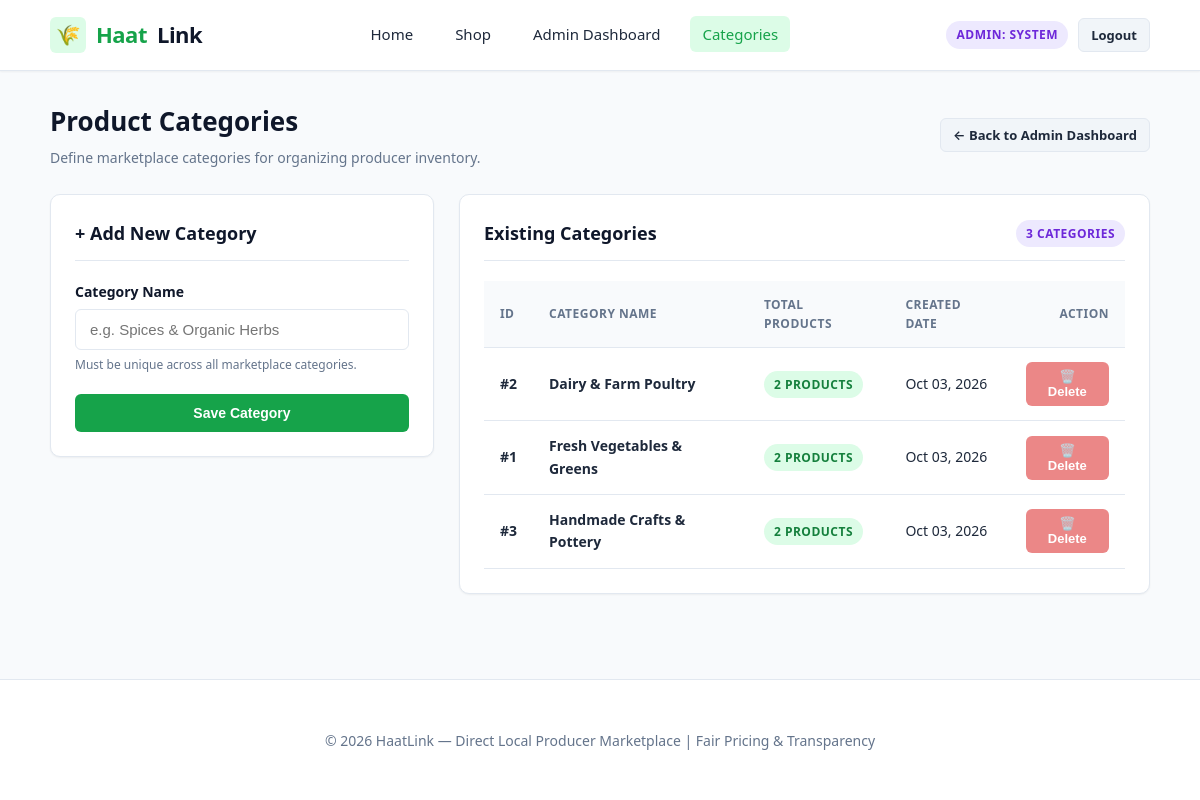
Page /add_category.php (signed in) on the committed database.
### tables this page shows
CREATE TABLE `categories` (
    `id` INT AUTO_INCREMENT PRIMARY KEY,
    `name` VARCHAR(100) NOT NULL UNIQUE,
    `created_at` TIMESTAMP DEFAULT CURRENT_TIMESTAMP
);

### add_category.php (the view, shortened to what this page needs)
<?php
require_once __DIR__ . '/db_connect.php';
try {
    $categories = $pdo->query("
        SELECT c.id, c.name, c.created_at, COUNT(p.id) AS total_products
        FROM categories c
        LEFT JOIN products p ON c.id = p.category_id
        GROUP BY c.id, c.name, c.created_at
        ORDER BY c.name ASC
    ")->fetchAll();
} catch (PDOException $e) {
    die("Database error: " . htmlspecialchars($e->getMessage()));
}
require_once __DIR__ . '/includes/header.php';
?>
<div class="page-header">
    <div>
        <h1 class="page-title">Product Categories</h1>
        <p class="page-subtitle">Define marketplace categories for organizing producer inventory.</p>
    </div>
    <a href="admin_dashboard.php" class="btn btn-secondary btn-sm">&larr; Back to Admin Dashboard</a>
</div>
<div style="display: grid; grid-template-columns: 1fr 1.8fr; gap: 25px; align-items: start;">
    <div class="card">
        <div class="card-header">
            <h2 class="card-title">+ Add New Category</h2>
        </div>
        <form action="add_category.php" method="POST">
            <div class="form-group">
                <label for="category_name" class="form-label">Category Name</label>
                <input type="text" id="category_name" name="category_name" class="form-control"
                       placeholder="e.g. Spices &amp; Organic Herbs" required autofocus>
                <div class="form-help">Must be unique across all marketplace categories.</div>
            </div>
            <button type="submit" class="btn btn-primary" style="width: 100%;">
                Save Category
            </button>
        </form>
    </div>
    <div class="card">
        <div class="card-header">
            <h2 class="card-title">Existing Categories</h2>
            <span class="badge badge-role"><?php echo count($categories); ?> Categories</span>
        </div>
        <?php if (empty($categories)): ?>
            <p style="color: var(--text-muted); font-size: 14px;">No categories created yet.</p>
        <?php else: ?>
            <div class="table-responsive">
                <table class="table">
                    <thead>
                        <tr>
                            <th>ID</th>
                            <th>Category Name</th>
                            <th>Total Products</th>
                            <th>Created Date</th>
                            <th class="text-right">Action</th>
                        </tr>
                    </thead>
                    <tbody>
                        <?php foreach ($categories as $cat): ?>
                            <tr>
                                <td><strong>#<?php echo htmlspecialchars($cat['id']); ?></strong></td>
                                <td><strong><?php echo htmlspecialchars($cat['name']); ?></strong></td>
                                <td>
                                    <span class="badge <?php echo ($cat['total_products'] > 0) ? 'badge-verified' : 'badge-role'; ?>">
                                        <?php echo (int)$cat['total_products']; ?> products
                                    </span>
                                </td>
                                <td><?php echo date('M d, Y', strtotime($cat['created_at'])); ?></td>
                                <td class="text-right">
                                    <?php if ($cat['total_products'] > 0): ?>
                                        <button type="button" class="btn btn-danger btn-sm"
                                                onclick="alert('Cannot delete category with existing products.');"
                                                style="opacity: 0.55; cursor: not-allowed;"
                                                title="Cannot delete category with existing products.">
                                            🗑️ Delete
                                        </button>
                                    <?php endif; ?>
                                </td>
                            </tr>
                        <?php endforeach; ?>
                    </tbody>
                </table>
            </div>
        <?php endif; ?>
    </div>
</div>
<?php require_once __DIR__ . '/includes/footer.php'; ?>

### style.css (style rules this page uses)
:root { --primary-color: #16a34a; --primary-hover: #15803d; --primary-light: #dcfce7; --secondary-color: #0f172a; --text-main: #1e293b; --text-muted: #64748b; --bg-page: #f8fafc; --bg-card: #ffffff; --border-color: #e2e8f0; --status-success: #16a34a; --status-success-bg: #dcfce7; --status-warning: #d97706; --status-warning-bg: #fef3c7; --status-danger: #dc2626; --status-danger-bg: #fee2e2; --status-info: #2563eb; --status-info-bg: #dbeafe; --radius-sm: 6px; --radius-md: 10px; --radius-lg: 16px; --shadow-sm: 0 1px 2px rgba(0, 0, 0, 0.05); --shadow-md: 0 4px 6px -1px rgba(0, 0, 0, 0.08), 0 2px 4px -2px rgba(0, 0, 0, 0.05); --shadow-lg: 0 10px 15px -3px rgba(0, 0, 0, 0.08), 0 4px 6px -4px rgba(0, 0, 0, 0.04); }
* { box-sizing: border-box; margin: 0; padding: 0; }
body { font-family: 'Segoe UI', -apple-system, BlinkMacSystemFont, Roboto, Helvetica, Arial, sans-serif; background-color: var(--bg-page); color: var(--text-main); line-height: 1.6; display: flex; flex-direction: column; min-height: 100vh; }
.btn { display: inline-flex; align-items: center; justify-content: center; gap: 8px; font-weight: 600; font-size: 14px; padding: 10px 18px; border-radius: var(--radius-sm); text-decoration: none; border: 1px solid transparent; cursor: pointer; transition: all 0.2s ease; }
.btn-primary { background-color: var(--primary-color); color: #ffffff; }
.btn-secondary { background-color: #f1f5f9; color: var(--text-main); border-color: var(--border-color); }
.btn-danger { background-color: var(--status-danger); color: #ffffff; }
.btn-sm { padding: 6px 12px; font-size: 13px; }
.badge { display: inline-block; padding: 4px 10px; font-size: 12px; font-weight: 600; border-radius: 9999px; text-transform: uppercase; letter-spacing: 0.5px; }
.badge-verified, .badge-active, .badge-delivered { background-color: var(--status-success-bg); color: #15803d; }
.badge-role { background-color: #ede9fe; color: #6d28d9; }
.card { background: var(--bg-card); border: 1px solid var(--border-color); border-radius: var(--radius-md); box-shadow: var(--shadow-sm); padding: 24px; margin-bottom: 25px; }
.card-header { display: flex; align-items: center; justify-content: space-between; margin-bottom: 20px; padding-bottom: 12px; border-bottom: 1px solid var(--border-color); }
.card-title { font-size: 18px; font-weight: 700; color: var(--secondary-color); }
.table-responsive { width: 100%; overflow-x: auto; }
.table { width: 100%; border-collapse: collapse; font-size: 14px; text-align: left; }
.table th, .table td { padding: 14px 16px; border-bottom: 1px solid var(--border-color); vertical-align: middle; }
.table th { background-color: #f8fafc; color: var(--text-muted); font-weight: 600; font-size: 12px; text-transform: uppercase; letter-spacing: 0.5px; }
.table td.text-right, .table th.text-right { text-align: right; }
.form-group { margin-bottom: 20px; }
.form-label { display: block; margin-bottom: 6px; font-weight: 600; font-size: 14px; color: var(--secondary-color); }
.form-control { width: 100%; padding: 11px 14px; font-size: 15px; border: 1px solid var(--border-color); border-radius: var(--radius-sm); background-color: #ffffff; color: var(--text-main); transition: border-color 0.2s ease, box-shadow 0.2s ease; }
.form-help { font-size: 12px; color: var(--text-muted); margin-top: 5px; }
.page-header { display: flex; justify-content: space-between; align-items: center; margin-bottom: 25px; flex-wrap: wrap; gap: 15px; }
.page-title { font-size: 26px; font-weight: 800; color: var(--secondary-color); }
.page-subtitle { color: var(--text-muted); font-size: 14px; margin-top: 4px; }

### rows in the picture
categories: id "2", name "Dairy & Farm Poultry", total_products "2", created_at "Oct 03, 2026"
categories: id "1", name "Fresh Vegetables & Greens", total_products "2", created_at "Oct 03, 2026"
categories: id "3", name "Handmade Crafts & Pottery", total_products "2", created_at "Oct 03, 2026"

### other values in the picture
$user_role "ADMIN"
explode(' ', $user_name)[0] "SYSTEM"
count($categories) "3"
